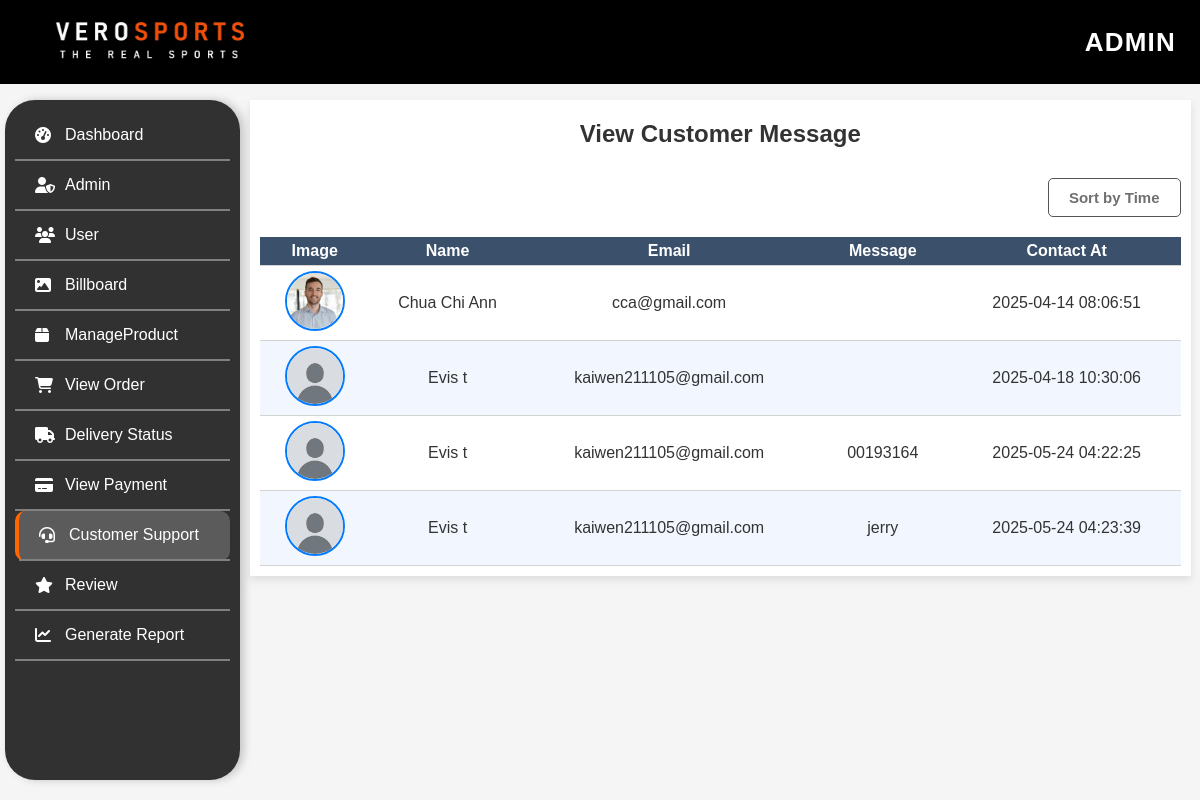
The app's page /Admin/Contact_Us/contact_us.php (signed in), older data.
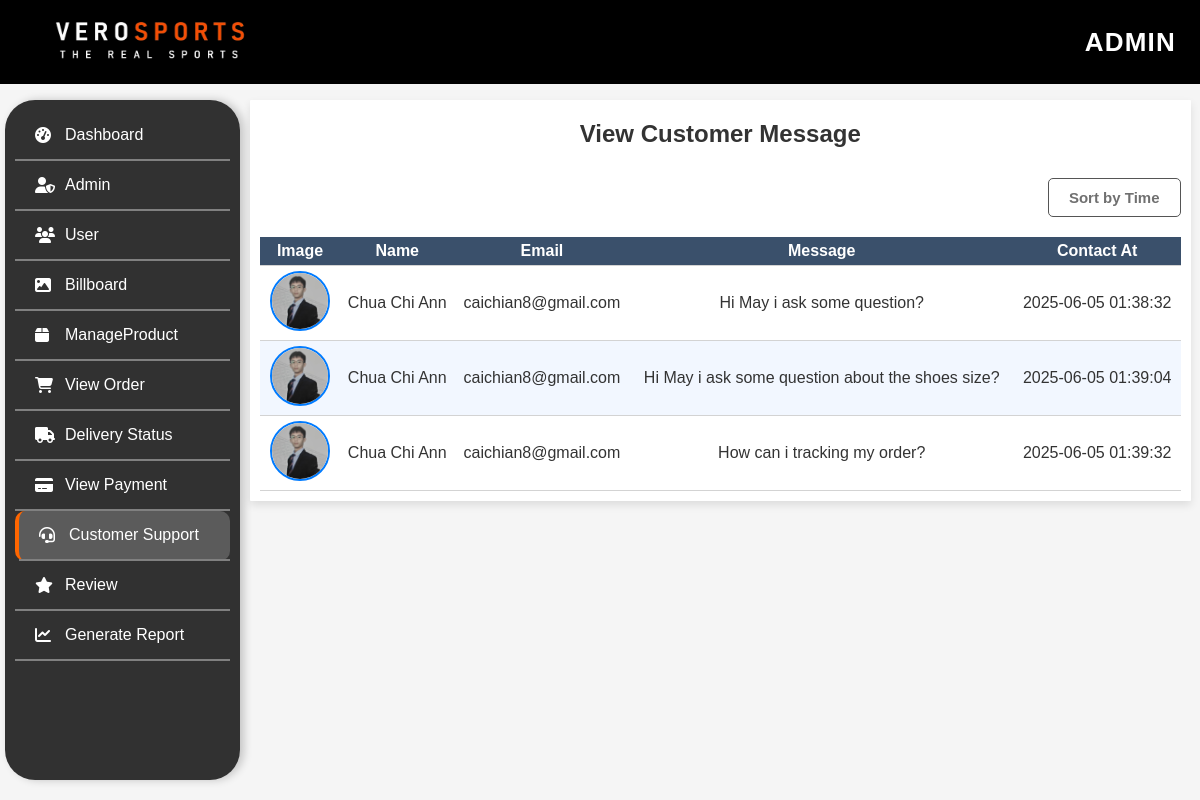
The same page, newer data.
### tables this page shows
CREATE TABLE `contact_us` (
  `contactUs_id` int(11) NOT NULL,
  `user_id` int(11) NOT NULL,
  `email` varchar(100) NOT NULL,
  `message` text NOT NULL,
  `contact_at` timestamp NOT NULL DEFAULT current_timestamp()
);

CREATE TABLE `users` (
  `user_id` int(11) NOT NULL,
  `first_name` varchar(30) NOT NULL,
  `last_name` varchar(30) NOT NULL,
  `email` varchar(100) NOT NULL,
  `mobile_number` varchar(15) NOT NULL,
  `password` varchar(255) NOT NULL,
  `address` text NOT NULL,
  `postcode` varchar(10) NOT NULL,
  `state` varchar(50) NOT NULL,
  `city` varchar(255) NOT NULL,
  `birthday_date` date NOT NULL,
  `gender` varchar(10) NOT NULL CHECK (`gender` in ('Male','Female')),
  `profile_image` varchar(255) DEFAULT NULL,
  `user_type` enum('1','2','3') NOT NULL,
  `create_at` timestamp NOT NULL DEFAULT current_timestamp()
);

### Admin/Contact_Us/contact_us.php (the view, shortened to what this page needs)
<!DOCTYPE html>
<html lang="en">
<head>
    <link rel="stylesheet" href="contact_us.css">
    <link rel="stylesheet" href="../Header_And_Footer/header.css">
    <link rel="stylesheet" href="../sidebar/sidebar.css">
    <link rel="stylesheet" href="https://cdnjs.cloudflare.com/ajax/libs/font-awesome/6.5.1/css/all.min.css">
</head>
    <?php
include __DIR__ . '/../../connect_db/config.php'; ?>
<body>
    <?php include __DIR__ . '/..//Header_And_Footer/header.php'; ?>
    <div class="contain">
        <?php include __DIR__ . '/../sidebar/sidebar.php'; ?>
        <div class="user-table">
            <h3>View Customer Message</h3>
            <div class="sorting">
                <button id="sortTime" onclick="triggerSort()">Sort by Time</button>
            </div>
            <table>
                <tr>
                    <th>Image</th>
                    <th>Name</th>
                    <th>Email</th>
                    <th>Message</th>
                    <th>Contact At</th>
                </tr>
                <tbody id="userTableBody">
                    <?php
                        $sql= "SELECT* FROM contact_us c
                            JOIN users u ON c.user_id=u.user_id";
                        $result = $conn->query($sql);
                        while($row= $result->fetch_assoc()){
                            $image = !empty($row['profile_image']) ? $row['profile_image'] : 'default.jpg';
                            echo '<tr>
                                    <td><img src="../../upload/'.$image.'"</td>
                                    <td>'.$row['first_name']." ".$row['last_name'].'</td>
                                    <td>'.$row['email'].'</td>
                                    <td>'.$row['message'].'</td>
                                    <td>'.$row['contact_at'].'</td>
                                </tr>';
                        }
                    ?>
                </tbody>
            </table>
        </div>
    </div>
</body>
</html>

### Admin/Header_And_Footer/header.php (shortened to what this page needs)
<header>
    <img src="../Header_And_Footer/images/VeroSports-removebg-preview.png" class="logo">
    <div class="title">
    <?php
include __DIR__ . '/../../connect_db/config.php';
        $user_id=$_SESSION['user_id'];
        $sql="SELECT * FROM users WHERE user_id= $user_id";
        $resultuser= $conn->query($sql);
        while($rowuser= $resultuser->fetch_assoc()){
            $current_user_type = $rowuser['user_type'];
        }
        if ($current_user_type == 3) {
            echo '<h1>Superadmin</h1>';
        }
        else{
            echo '<h1>Admin</h1>';
        }
    ?>
    </div>
</header>

### Admin/sidebar/sidebar.php (shortened to what this page needs)
<?php
    $current_page = basename($_SERVER['PHP_SELF']);
?>
<div class="sidebar-wrapper">
    <div class="sidebar">
        <ul>
            <li class="tab-button <?php if ($current_page == 'dashboard.php') echo 'active'; ?>">
                <a href="../Dashboard/dashboard.php"><i class="fas fa-tachometer-alt"></i> Dashboard</a>
            </li>
            <li class="tab-button <?php if ($current_page == 'view_admin.php' || $current_page == 'edit_admin.php') echo 'active'; ?>">
                <a href="../View_Admin/view_admin.php"><i class="fas fa-user-shield"></i> Admin</a>
            </li>
            <li class="tab-button <?php if ($current_page == 'view_user.php') echo 'active'; ?>">
                <a href="../View_User/view_user.php"><i class="fas fa-users"></i> User</a>
            </li>
            <li class="tab-button <?php if ($current_page == 'billboard.php') echo 'active'; ?>">
                <a href="../Billboard/billboard.php"><i class="fas fa-image"></i> Billboard</a>
            </li>
            <li class="tab-button <?php if ($current_page == 'view_product.php' || $current_page == 'view_stock.php' || $current_page == 'product.php' || $current_page == 'edit.php') echo 'active'; ?>">
                <a href="../Manage_Product/view_product.php"><i class="fas fa-box"></i> ManageProduct</a>
            </li>
            <li class="tab-button <?php if ($current_page == 'view_order.php' || $current_page == 'view_order_item.php') echo 'active'; ?>">
                <a href="../View_Order/view_order.php"><i class="fas fa-shopping-cart"></i> View Order</a>
            </li>
            <li class="tab-button <?php if ($current_page == 'view_delivery.php') echo 'active'; ?>">
                <a href="../Delivery_Status/view_delivery.php"><i class="fa-solid fa-truck"></i> Delivery Status</a>
            </li>
            <li class="tab-button <?php if ($current_page == 'view_payment.php') echo 'active'; ?>">
                <a href="../View_Payment/view_payment.php"><i class="fas fa-credit-card"></i> View Payment</a>
            </li>
            <li class="tab-button <?php if ($current_page == 'contact_us.php') echo 'active'; ?>">
                <a href="../Contact_Us/contact_us.php"><i class="fas fa-headset"></i> Customer Support</a>
            </li>
            <li class="tab-button <?php if ($current_page == 'review.php' || $current_page == 'view_review.php') echo 'active'; ?>">
                <a href="../Review/review.php"><i class="fas fa-star"></i> Review</a>
            </li>
            <li class="tab-button <?php if ($current_page == 'generate_report.php') echo 'active'; ?>">
                <a href="../Generate_Report/generate_report.php"><i class="fas fa-chart-line"></i> Generate Report</a>
            </li>
        </ul>
    </div>
</div>

### Admin/Contact_Us/contact_us.css (style rules this page uses)
* { margin: 0; padding: 0; box-sizing: border-box; font-family: 'Poppins', sans-serif; }
body { background-color: #f5f5f5; color: #333; }
.contain { display: flex; align-items: flex-start; gap: 20px; width: 100%; padding-left: 250px; }
.user-table { background: #fff; padding: 10px; border-radius: 1px; box-shadow: 0 4px 8px rgba(0, 0, 0, 0.1); width: 99%; height: 100%; position: relative; top: 100px; }
.user-table h3 { text-align: center; font-size: 24px; margin-bottom: 20px; color: #333; padding: 10px; }
table { width: 100%; border-collapse: collapse; background: white; overflow: hidden; }
.user-table table tr:nth-child(even) { background-color: #f2f7ff; }
.user-table table tr:nth-child(odd) { background-color: #ffffff; }
.user-table table th { background: #3A506B; color: white; padding: 5px 15px; font-size: 16px; }
.user-table table td { padding: 5px; text-align: center; }
.user-table img { width: 60px; height: 60px; border-radius: 50%; object-fit: cover; border: 2px solid #007bff; }
.user-table table tr { border-bottom:1px solid lightgray; }
.sorting { display: flex; justify-content: end; margin-bottom: 20px; width: 100%; }
#sortTime { padding: 10px 20px; background-color: white; color: rgb(112, 112, 112); border: 1px solid rgb(85, 85, 85); border-radius: 5px; font-weight: bold; font-size: 15px; cursor: pointer; transition: background-color 0.3s ease; }

### Admin/Header_And_Footer/header.css (style rules this page uses)
header { position: fixed; width: 100%; padding: 12px 2%; background: black; display: flex; justify-content: space-between; align-items: center; z-index: 99; }
.logo { height: 60px; width: 250px; border-radius: 10px; }
.title { display: flex; align-items: center; justify-content: center; }
.title h1 { color: white; font-size: 26px; font-weight: 600; text-transform: uppercase; letter-spacing: 1.2px; text-align: center; }

### Admin/sidebar/sidebar.css (style rules this page uses)
.sidebar-wrapper { position: fixed; left: 5px; width: 235px; height: 85%; background: rgba(0, 0, 0, 0.8); backdrop-filter: blur(8px); box-shadow: 4px 0 8px rgba(0, 0, 0, 0.2); margin-top: 100px; border-radius: 30px; padding: 10px; }
.sidebar { width: 100%; height: 100%; margin-top: 1px; }
.sidebar ul { list-style: none; padding: 0; }
.sidebar ul li a { padding: 15px 20px; font-size: 16px; color: white; display: flex; align-items: center; gap: 10px; cursor: pointer; transition: 0.3s; border-bottom: 2px solid gray; text-decoration: none; }
.sidebar ul li.active { background: rgba(255, 255, 255, 0.2); border-left: 4px solid #ff6600; border-radius: 10px; }
.sidebar ul li i { width: 20px; }

Row changes from the older to the newer data that the page shows:
removed contact_us: user.profile_image (picture), user.first_name "Chua", user.last_name "Chi Ann", user.email "cca@gmail.com", contact_at "2025-04-14 08:06:51"
removed contact_us: user.first_name "Evis", user.last_name "t", user.email "kaiwen211105@gmail.com", contact_at "2025-04-18 10:30:06"
removed contact_us: user.first_name "Evis", user.last_name "t", user.email "kaiwen211105@gmail.com", message "00193164", contact_at "2025-05-24 04:22:25"
removed contact_us: user.first_name "Evis", user.last_name "t", user.email "kaiwen211105@gmail.com", message "jerry", contact_at "2025-05-24 04:23:39"
added contact_us: user.profile_image (picture), user.first_name "Chua", user.last_name "Chi Ann", user.email "caichian8@gmail.com", message "Hi May i ask some question?", contact_at "2025-06-05 01:38:32"
added contact_us: user.profile_image (picture), user.first_name "Chua", user.last_name "Chi Ann", user.email "caichian8@gmail.com", message "Hi May i ask some question about the shoes size?", contact_at "2025-06-05 01:39:04"
added contact_us: user.profile_image (picture), user.first_name "Chua", user.last_name "Chi Ann", user.email "caichian8@gmail.com", message "How can i tracking my order?", contact_at "2025-06-05 01:39:32"
